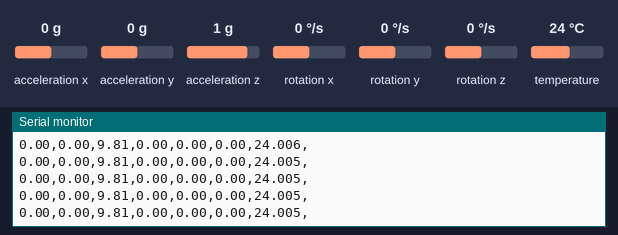
This sketch was run on a simulated Arduino Uno, built with avr-gcc and run on an emulated ATmega328P. Parts: the last lines printed to the serial monitor. The inputs (shaded band) are chosen by the test bench; at power-on: acceleration x 0 g, acceleration y 0 g, acceleration z 1 g, rotation x 0 °/s, rotation y 0 °/s, rotation z 0 °/s, temperature 24 °C.

Above: at 1.3 s.
1.4 s: acceleration x set to 0.8 g
At 2.0 s:
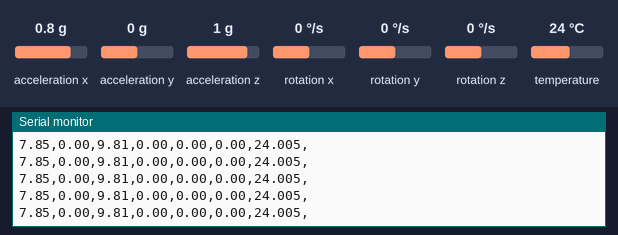
4.4 s: acceleration y set to -1.4 g
At 5.5 s:
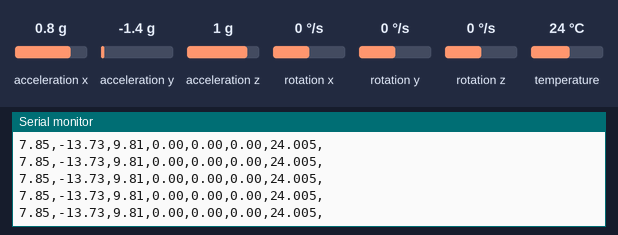
7.4 s: acceleration z set to -1.4 g
At 8.5 s:
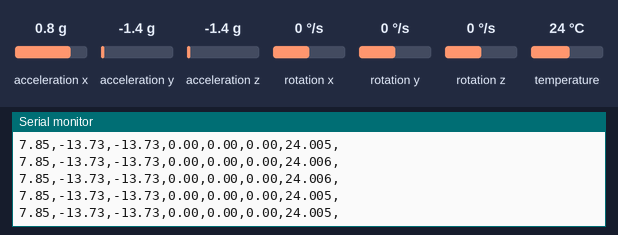
10.4 s: rotation x set to -192 °/s
At 11.3 s:
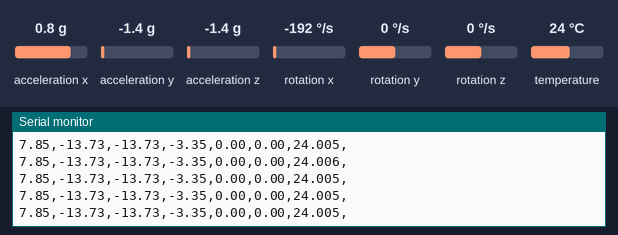

The sketch:

Acelerometro_novo.ino
```cpp
#include <Adafruit_MPU6050.h>
#include <Adafruit_Sensor.h>
#include <Wire.h>

Adafruit_MPU6050 mpu;

void setup(void) {
	Serial.begin(115200);

	// Try to initialize!
	if (!mpu.begin()) {
		Serial.println("Failed to find MPU6050 chip");
		while (1) {
		  delay(10);
		}
	}
	Serial.println("MPU6050 Found!");

	// set accelerometer range to +-8G
	mpu.setAccelerometerRange(MPU6050_RANGE_8_G);

	// set gyro range to +- 500 deg/s
	mpu.setGyroRange(MPU6050_RANGE_500_DEG);

	// set filter bandwidth to 21 Hz
	mpu.setFilterBandwidth(MPU6050_BAND_21_HZ);

	delay(100);
}

void loop() {
	static unsigned long lastTime = 0; // Para armazenar o tempo da última leitura
	unsigned long currentTime = millis(); // Tempo atual em milissegundos
	unsigned long deltaTime = (currentTime - lastTime); // Delta t em segundos
	lastTime = currentTime;

	// Obter novos eventos do sensor
	sensors_event_t a, g, temp;
	mpu.getEvent(&a, &g, &temp);

	// Imprimir tudo em uma linha
	Serial.print(deltaTime);
	Serial.println(", ");

	Serial.print(a.acceleration.x);
	Serial.print(",");
	Serial.print(a.acceleration.y);
	Serial.print(",");
	Serial.print(a.acceleration.z);
	Serial.print(",");

	Serial.print(g.gyro.x);
	Serial.print(",");
	Serial.print(g.gyro.y);
	Serial.print(",");
	Serial.print(g.gyro.z);
	Serial.print(",");

	Serial.print(temp.temperature);


}
```

Measured:
- after the input at 1.4 s, the serial monitor: prints a new line at once (image 1)
- after the input at 4.4 s, the serial monitor: prints a new line at once (image 2)
- after the input at 7.4 s, the serial monitor: prints a new line at once (image 3)
- after the input at 10.4 s, the serial monitor: prints a new line at once (image 4)
